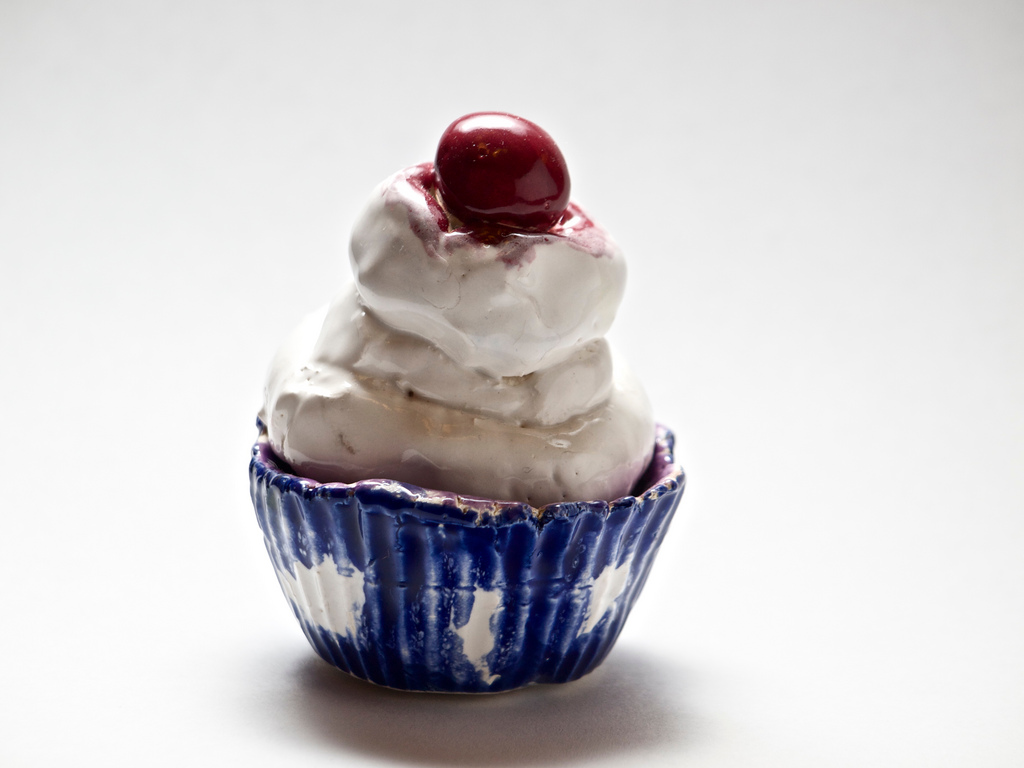
#> input picture img/cake.jpg, 1024 x 768 px
$ python walkthru.py
#> lines starting #> are read from the running program, lines starting #| are printed output that depends on the picture; after the words box and inside, x2 and y2 are one past the last pixel; in counts of white or black regions, pixels touching at a corner belong together
"""

This is just a giant file full of commands we'll type into a python shell.
You probably don't want to import this or run this directly.

"""
from PIL import Image

# Load an image & display it.
im = Image.open('img/cake.jpg')
#> im is the input picture: PIL image 1024x768 RGB; mean R, G, B 207.5, 204.4, 206.3
im.show()

# Images have some intersting attrubutes
print(im.format)
#| JPEG
print(im.size)
#| (1024, 768)
print(im.mode)
#| RGB

# Simple transforms
# -----------------

# - thumbmails
size = (100, 100)  # width, height
im.thumbnail(size)
#> im: PIL image 100x75 RGB
im.save("thumb.jpg", "JPEG")
im.show()

# - resizing
result = im.resize((1024, 100))

# - simple rotations
result = im.rotate(45)
#> result: PIL image 100x75 RGB
result = im.rotate(90)
result = im.rotate(-120)

# - cropping
im = Image.open('img/cake.jpg')  # reload the original
box = (512, 0, 1024, 768)  # (left, upper, right, lower), with (0, 0) top-left
result = im.crop(box)
#> result: PIL image 512x768 RGB

# - rotate the cropped image and past it back in the original
result = result.transpose(Image.ROTATE_180)
im.paste(result, box)
#> im: PIL image 1024x768 RGB

# - Flip the cropped image and paste it back in
result = result.transpose(Image.FLIP_LEFT_RIGHT)
im.paste(result, box)


# Colors!
# -------

# - channels
r, g, b = im.split()
Image.merge("RGB", (b, g, r)).show()
Image.merge("RGB", (g, r, b)).show()

# - L-mode: single-band, black & white
im = Image.open('img/cake.jpg').convert("L")
#> im: PIL image 1024x768 L
im.getbands()  # ('L', )

# - point operations modify individual pixels!
r = r.point(lambda i: i * 2)  # double red values
g = g.point(lambda i: int(i/2))  # half green values
b = b.point(lambda i: int(i/2))  # half blue values
Image.merge("RGB", (r, g, b)).show()

# - inspect pixel values
r.histogram()  # list of values in the range 0 - 255 (black - white)

# ipython magic commands to let us plot things.
# %matplotlib
# %pylab
# >>> plot(r.histogram())

# - apply a mask
im = Image.open('img/cake.jpg')
r, g, b = im.split()

mask = b.point(lambda i: i < 100 and 255)  # where BLUE is less than 100
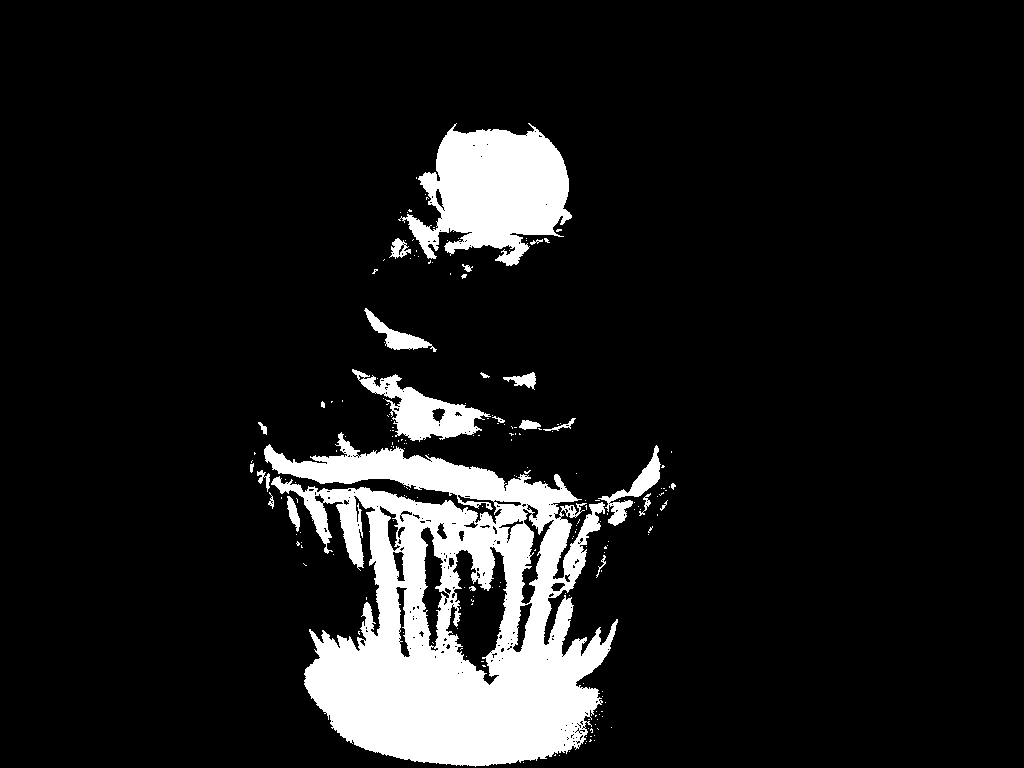
#> mask: PIL image 1024x768 L; 10.7% white; 199 white regions (175 under 20 px), largest, box (x1, y1, x2, y2) and area: (264, 432, 618, 767) 61575, (398, 123, 572, 266) 14961, (352, 369, 491, 442) 3630
b = b.point(lambda i: i * 2)  # double blue pixel values
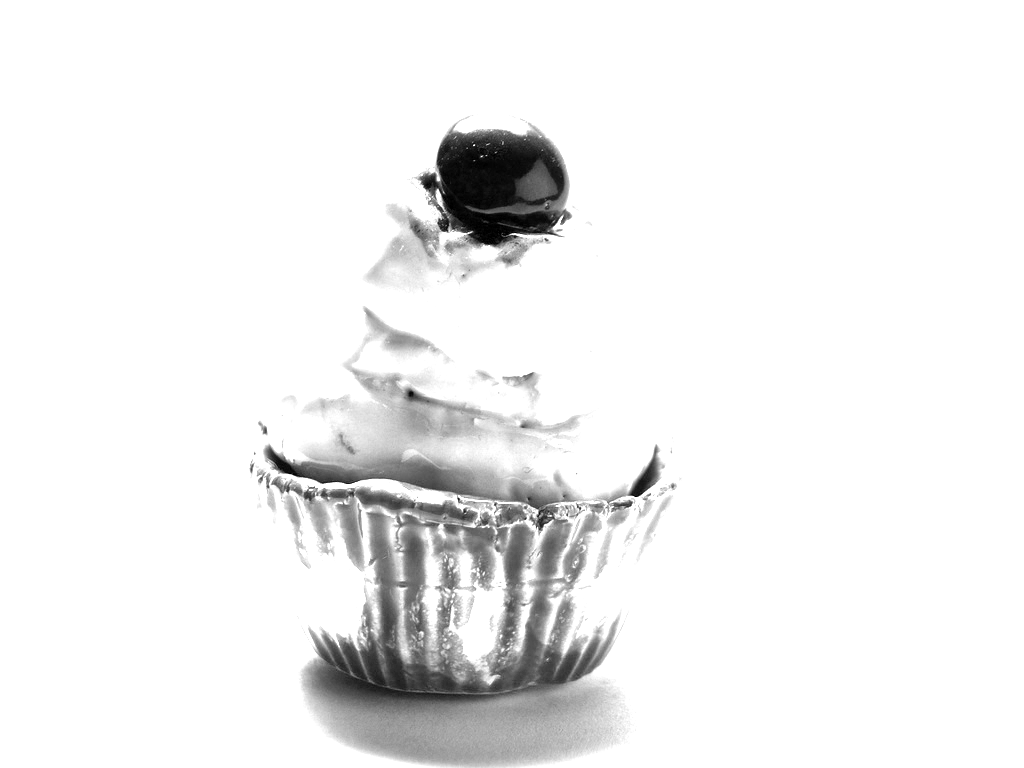
#> b: PIL image 1024x768 L; min 0, max 255, mean 239.6
b.paste(b, mask=mask)  # apply mask to the blue band
im = Image.merge(im.mode, (r, g, b))  # merge them all
#> im: PIL image 1024x768 RGB


def thresh(pixel_value):
    """Threshold a image."""
    if pixel_value < 200:
        return 0
    return 255

Image.eval(im, thresh).show()
im = im.point(thresh)  # Can also do this with the point method.


# ENHANCE!
from PIL import ImageEnhance

# 50% more contrast
en = ImageEnhance.Contrast(im)
en.enhance(1.5).show()  # 50% more contrast

# 5x sharper
en = ImageEnhance.Sharpness(im)
en.enhance(5).show()

# Light Smoothing...
en = ImageEnhance.Sharpness(im)
en.enhance(0.1).show()

# Brightness
en = ImageEnhance.Brightness(im)
en.enhance(1.5).show()  # 50% brighter
en.enhance(0.5).show()  # 50% darker

# Filters
# -------

from PIL import ImageFilter

im = Image.open('img/cake.jpg')
im.filter(ImageFilter.BLUR).show()
im.filter(ImageFilter.CONTOUR).show()
im.filter(ImageFilter.FIND_EDGES).show()
im.filter(ImageFilter.SHARPEN).show()
im.filter(ImageFilter.SMOOTH).show()


# Use filters to minimize some colors, maximize the rest.
im = Image.open('img/cake.jpg')
r, g, b = im.split()

# run a MaxFilter over the red channel
r = r.filter(ImageFilter.MaxFilter(size=3))

# run MinFilters over the blue & green channels
g = g.filter(ImageFilter.MinFilter(size=3))
b = b.filter(ImageFilter.MinFilter(size=3))

# merge the results
Image.merge("RGB", (r, g, b)).show()


# Custom convolution Kernels
# See: https://en.wikipedia.org/wiki/Kernel_(image_processing)
size = (3, 3)
kernel = [
    0,  1, 0,
    1, -4, 1,
    0,  1, 0
]
k = ImageFilter.Kernel((3, 3), kernel=kernel)
im.filter(k).show()

# NOTE: You can look at the built-in filters' arguments.
ImageFilter.EMBOSS.filterargs
# ((3, 3), 1,     128,    (-1, 0, 0, 0, 1, 0, 0, 0, 0))
#  size,   scale, offset, kernel


# Channel Operations
# ------------------
from PIL import ImageChops

im1 = Image.open('img/cake.jpg')
im2 = Image.open('img/coffee.jpg')
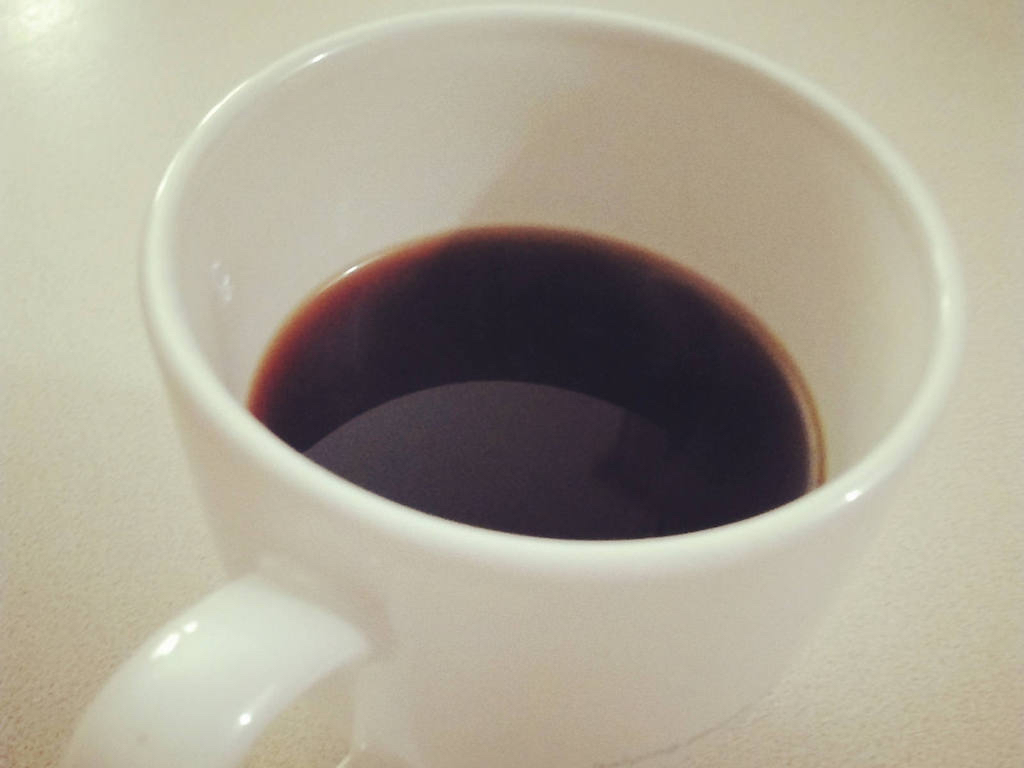
#> input picture img/coffee.jpg, 1024 x 768 px
#> im2 is the input picture: PIL image 1024x768 RGB; mean R, G, B 170, 163.3, 147
texture = Image.open('img/texture.jpg')
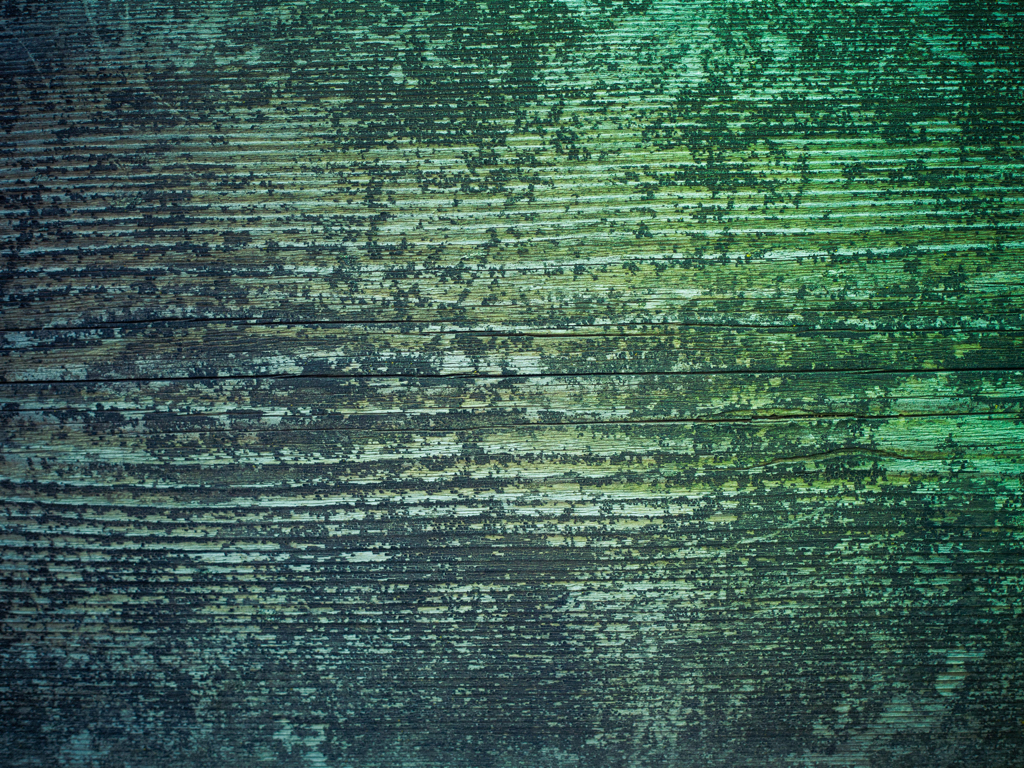
#> input picture img/texture.jpg, 1024 x 768 px
#> texture is the input picture: PIL image 1024x768 RGB; mean R, G, B 62.7, 97, 83.9

# Blending and merging images.
alpha = 0.5
ImageChops.blend(im1, im2, alpha).show()  # merge equally (0.5)
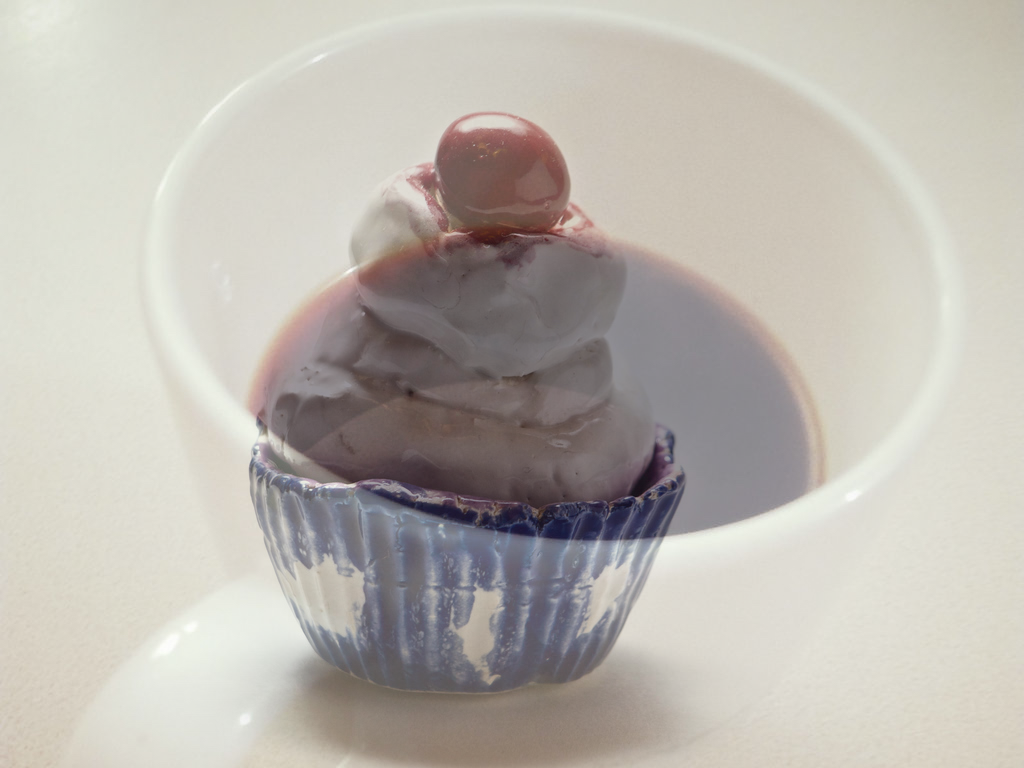
#> shown: PIL image 1024x768 RGB; mean R, G, B 188.5, 183.6, 176.4
# or
Image.blend(im1, im2, alpha).show()

#> (the run stopped early here; a loop or call above may not have finished)
